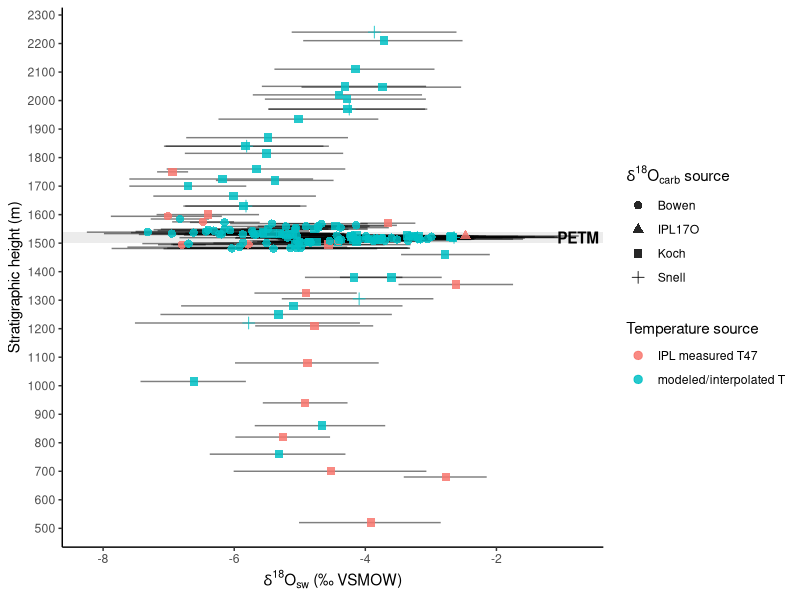

This figure's R source:
# 04_soilwater_d18O_reconstructions.R
# Purpose: Reconstruct soil-water d18O from carbonate d18O and temperature.

# ---- Load packages ----
library(tidyverse)
library(here)

# ---- Settings ----
n_mc <- 10000
set.seed(123)

# ---- Load data with modeled temperatures ----
BHB <- read_csv(
  here("data", "processed", "BHB_multiproxy_with_temperature.csv")
)

# ---- Add placeholder columns if future U-M data are not present yet ----
if (!"IPL_NuDog_d18Ocarb_VSMOW" %in% names(BHB)) {
  BHB <- BHB %>%
    mutate(IPL_NuDog_d18Ocarb_VSMOW = NA_real_)
}

# ---- Choose carbonate d18O source ----
# Priority:
#   Snell samples: use Snell d18Ocarb
#   PB samples: use Bowen d18Ocarb
#   PK95-SC samples: use Koch; if missing, use IPL_NuDog; if missing, use IPL17O

BHB_water_inputs <- BHB %>%
  mutate(
    is_snell = !is.na(Snell_sample_id) & !is.na(Snell_mean_d18Ocarb_vsmow),
    
    d18Ocarb_vsmow = case_when(
      is_snell ~ Snell_mean_d18Ocarb_vsmow,
      str_detect(MLA_horizon_id, "^PB") ~ Bowen_mean_d18Ocarb_vsmow,
      str_detect(MLA_horizon_id, "^PK95-SC") & !is.na(Koch_mean_d18Ocarb_vsmow) ~ Koch_mean_d18Ocarb_vsmow,
      str_detect(MLA_horizon_id, "^PK95-SC") & !is.na(IPL_NuDog_d18Ocarb_VSMOW) ~ IPL_NuDog_d18Ocarb_VSMOW,
      str_detect(MLA_horizon_id, "^PK95-SC") & !is.na(IPL17O_mean_dp18Ocarb) ~ IPL17O_mean_dp18Ocarb,
      TRUE ~ NA_real_
    ),
    
    d18Ocarb_se_vsmow = case_when(
      is_snell ~ NA_real_,
      str_detect(MLA_horizon_id, "^PB") ~ Bowen_se_d18Ocarb_vsmow,
      str_detect(MLA_horizon_id, "^PK95-SC") & !is.na(Koch_mean_d18Ocarb_vsmow) ~ Koch_se_d18Ocarb_vsmow,
      str_detect(MLA_horizon_id, "^PK95-SC") & !is.na(IPL_NuDog_d18Ocarb_VSMOW) ~ NA_real_,
      str_detect(MLA_horizon_id, "^PK95-SC") & !is.na(IPL17O_mean_dp18Ocarb) ~ IPL17O_se_dp18Ocarb,
      TRUE ~ NA_real_
    ),
    
    d18Ocarb_source = case_when(
      is_snell ~ "Snell",
      str_detect(MLA_horizon_id, "^PB") & !is.na(Bowen_mean_d18Ocarb_vsmow) ~ "Bowen",
      str_detect(MLA_horizon_id, "^PK95-SC") & !is.na(Koch_mean_d18Ocarb_vsmow) ~ "Koch",
      str_detect(MLA_horizon_id, "^PK95-SC") & !is.na(IPL_NuDog_d18Ocarb_VSMOW) ~ "IPL_NuDog",
      str_detect(MLA_horizon_id, "^PK95-SC") & !is.na(IPL17O_mean_dp18Ocarb) ~ "IPL17O",
      TRUE ~ NA_character_
    ),
    
    d18Ocarb_missing_flag = case_when(
      str_detect(MLA_horizon_id, "^PB") & is.na(Bowen_mean_d18Ocarb_vsmow) ~ "PB missing Bowen d18Ocarb",
      str_detect(MLA_horizon_id, "^PK95-SC") &
        is.na(Koch_mean_d18Ocarb_vsmow) &
        is.na(IPL_NuDog_d18Ocarb_VSMOW) &
        is.na(IPL17O_mean_dp18Ocarb) ~ "PK95-SC missing Koch, IPL_NuDog, and IPL17O d18Ocarb",
      is.na(d18Ocarb_vsmow) ~ "No selected d18Ocarb",
      TRUE ~ NA_character_
    )
  )

# ---- Choose temperature source ----
# Prioritize IPL measured T47. Otherwise use modeled/interpolated temperature.

BHB_water_inputs <- BHB_water_inputs %>%
  mutate(
    T_recon_C = case_when(
      !is.na(IPLD47_mean_T47_C) ~ IPLD47_mean_T47_C,
      TRUE ~ T_model_C
    ),
    
    T_recon_se_C = case_when(
      !is.na(IPLD47_mean_T47_C) & !is.na(IPLD47_se_T47_C) ~ IPLD47_se_T47_C,
      !is.na(IPLD47_mean_T47_C) & is.na(IPLD47_se_T47_C) ~ T_model_se_C,
      TRUE ~ T_model_se_C
    ),
    
    T_recon_source = case_when(
      !is.na(IPLD47_mean_T47_C) ~ "IPL measured T47",
      !is.na(T_model_C) ~ "modeled/interpolated T",
      TRUE ~ NA_character_
    )
  )

# ---- Fill missing carbonate SE values ----
default_d18Ocarb_se <- 0.15

BHB_water_inputs <- BHB_water_inputs %>%
  mutate(
    d18Ocarb_se_used_vsmow = case_when(
      !is.na(d18Ocarb_se_vsmow) & d18Ocarb_se_vsmow > 0 ~ d18Ocarb_se_vsmow,
      !is.na(d18Ocarb_vsmow) ~ default_d18Ocarb_se,
      TRUE ~ NA_real_
    )
  )

# ---- Calcite-water fractionation: Kim & O'Neil style ----
calcite_water_alpha18 <- function(T_C) {
  T_K <- T_C + 273.15
  exp((18.03 * (1000 / T_K) - 32.42) / 1000)
}

# ---- Convert carbonate d18O and temperature to water d18O ----
reconstruct_d18Ow <- function(d18Ocarb_vsmow, T_C) {
  alpha18 <- calcite_water_alpha18(T_C)
  ((1000 + d18Ocarb_vsmow) / alpha18) - 1000
}

# ---- Monte Carlo reconstruction for one row ----
mc_d18Ow_one <- function(d18Ocarb_mean, d18Ocarb_se, T_mean, T_se, n = 10000) {
  d18Ocarb_sim <- rnorm(n, mean = d18Ocarb_mean, sd = d18Ocarb_se)
  T_sim <- rnorm(n, mean = T_mean, sd = T_se)
  
  d18Ow_sim <- reconstruct_d18Ow(
    d18Ocarb_vsmow = d18Ocarb_sim,
    T_C = T_sim
  )
  
  tibble(
    d18Ow_mean_vsmow = mean(d18Ow_sim, na.rm = TRUE),
    d18Ow_median_vsmow = median(d18Ow_sim, na.rm = TRUE),
    d18Ow_sd_vsmow = sd(d18Ow_sim, na.rm = TRUE),
    d18Ow_lower95_vsmow = quantile(d18Ow_sim, 0.025, na.rm = TRUE),
    d18Ow_upper95_vsmow = quantile(d18Ow_sim, 0.975, na.rm = TRUE)
  )
}

# ---- Run reconstruction ----
BHB_d18Ow_recon <- BHB_water_inputs %>%
  filter(
    !is.na(d18Ocarb_vsmow),
    !is.na(d18Ocarb_se_used_vsmow),
    !is.na(T_recon_C),
    !is.na(T_recon_se_C)
  ) %>%
  mutate(
    mc = pmap(
      list(
        d18Ocarb_vsmow,
        d18Ocarb_se_used_vsmow,
        T_recon_C,
        T_recon_se_C
      ),
      ~ mc_d18Ow_one(
        d18Ocarb_mean = ..1,
        d18Ocarb_se = ..2,
        T_mean = ..3,
        T_se = ..4,
        n = n_mc
      )
    )
  ) %>%
  unnest(mc)

# ---- QC outputs ----
missing_d18Ocarb <- BHB_water_inputs %>%
  filter(!is.na(d18Ocarb_missing_flag)) %>%
  select(
    MLA_horizon_id,
    strat_height_m,
    d18Ocarb_missing_flag
  )

BHB_water_inputs %>%
  count(d18Ocarb_source)

missing_d18Ocarb

# Quick look plots ------

ggplot(
  BHB_d18Ow_recon,
  aes(x = d18Ow_mean_vsmow, y = strat_height_m)
) +
  annotate(
    "rect",
    xmin = -Inf,
    xmax = Inf,
    ymin = 1500,
    ymax = 1540,
    fill = "grey70",
    alpha = 0.25
  ) +
  geom_errorbarh(
    aes(
      xmin = d18Ow_lower95_vsmow,
      xmax = d18Ow_upper95_vsmow
    ),
    height = 0,
    alpha = 0.5
  ) +
  geom_point(
    aes(shape = d18Ocarb_source, color = T_recon_source),
    size = 2.5,
    alpha = 0.85
  ) +
  annotate(
    "text",
    x = Inf,
    y = 1520,
    label = "PETM",
    hjust = 1.1,
    fontface = "bold"
  ) +
  scale_y_continuous(
    breaks = seq(500, 2300, by = 100)
  ) +
  scale_x_continuous(
    breaks = seq(-12, 2, by = 2)
  ) +
  labs(
    x = expression(delta^18 * O[sw] ~ "(‰ VSMOW)"),
    y = "Stratigraphic height (m)",
    shape = expression(delta^18 * O[carb] ~ "source"),
    color = "Temperature source"
  ) +
  theme_classic()


# ---- Save outputs ----
write_csv(
  BHB_water_inputs,
  here("data", "processed", "BHB_soilwater_inputs.csv")
)

write_csv(
  BHB_d18Ow_recon,
  here("data", "processed", "BHB_d18Ow_reconstruction.csv")
)

write_csv(
  missing_d18Ocarb,
  here("data", "processed", "BHB_missing_selected_d18Ocarb.csv")
)
